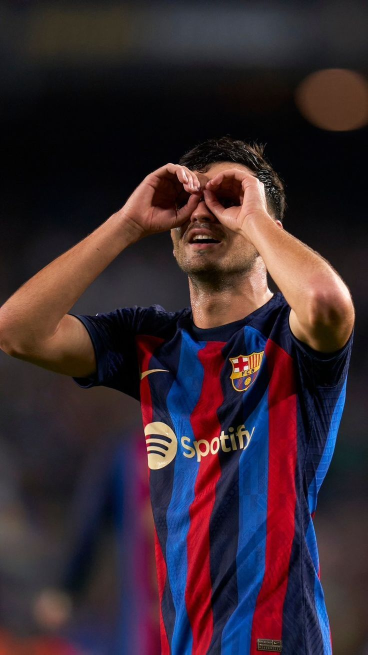
#> input picture newspaper/photos/Portada.jpg, 736 x 1309 px, given in place of LogoBajando.png, which was not available (shown at 1/2 size)
$ python -i generate_pdf_copy.py   (imports and definitions only)
#> lines starting #> are read from the running program, lines starting #| are printed output that depends on the picture; pictures that were not available may be replaced by others from this repository, and a replacement may not be noted
import os
from PIL import Image, ImageDraw, ImageFont
import requests
from bs4 import BeautifulSoup
from io import BytesIO
from src.utils.photo_utils import manager_photo
import json
from urllib.parse import urljoin

IMG_WIDTH = 1080
IMG_HEIGHT = 1350
# [320 lines left out: functions create_clasification_card_horizontal, is_valid_photo, download_player_image, get_cards_by_tipo, paste_center_background, draw_multiline_text and 3 more, not called in this run]
def create_logo(PATH_UTILS):
#> called with PATH_UTILS = '../../newspaper/photos/Portada.jpg'
    LOGO_PATH = "LogoBajando.png"
    image_path_logo = os.path.join(PATH_UTILS, LOGO_PATH)
    # --- 4. Pegar logo rotado ---
    MAX_LOGO_WIDTH = 575

    logo = Image.open(image_path_logo).convert("RGBA")

    # Escalar manteniendo proporción
    w, h = logo.size
#> w = 736; h = 1309
    scale = MAX_LOGO_WIDTH / w
#> scale = 0.781
    # Escalar manteniendo proporción
    w, h = logo.size
    scale = MAX_LOGO_WIDTH / w
    logo = logo.resize(
        (int(w * scale), int(h * scale)),
        Image.LANCZOS
    )
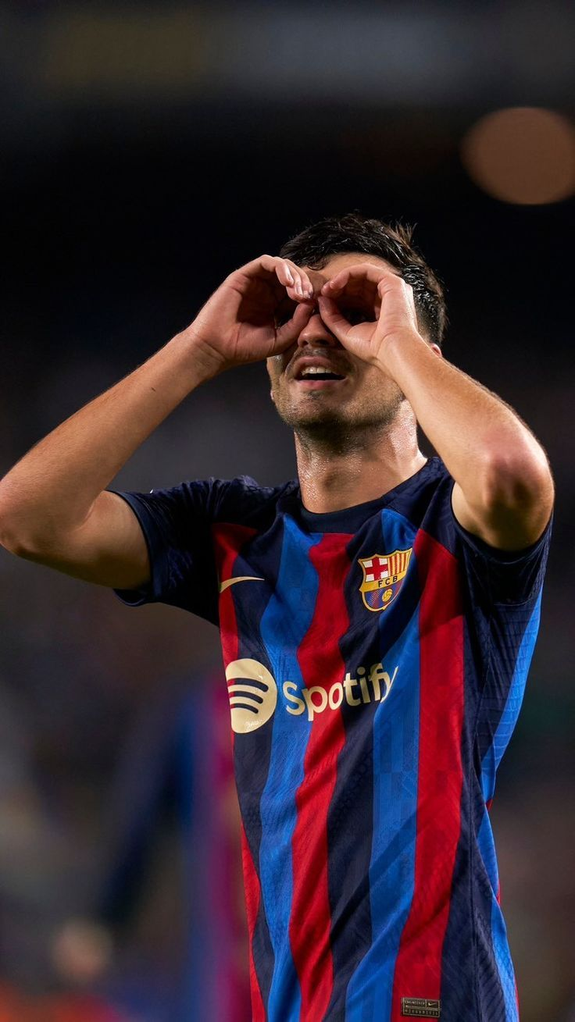
#> logo: PIL image 575x1022 RGBA; mean R, G, B, A 57.3, 41, 48.4, 255
    logo_rotado = logo.rotate(
    25,
    expand=True,
    resample=Image.BICUBIC
    )
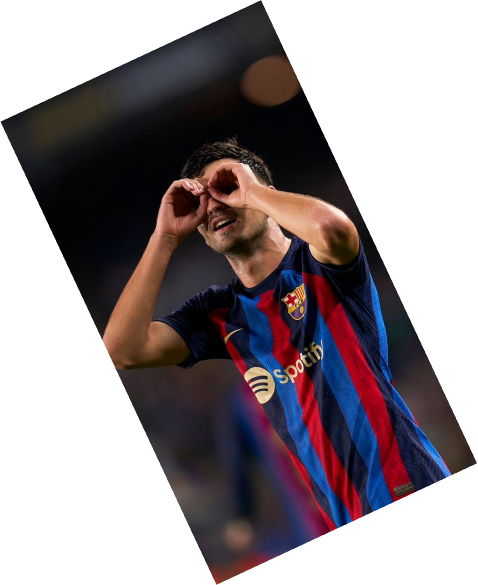
#> logo_rotado: PIL image 955x1170 RGBA (shown at 1/2 size); mean R, G, B, A 29.9, 21.3, 25.2, 134.1; transparent parts drawn white

    return logo_rotado
# [85 lines left out: functions create_botton, create_columns, create_pdf, not called in this run]

>>> result = create_logo('../../newspaper/photos/Portada.jpg')

$ run again, on newspaper/photos/Portada_Jornada.jpg
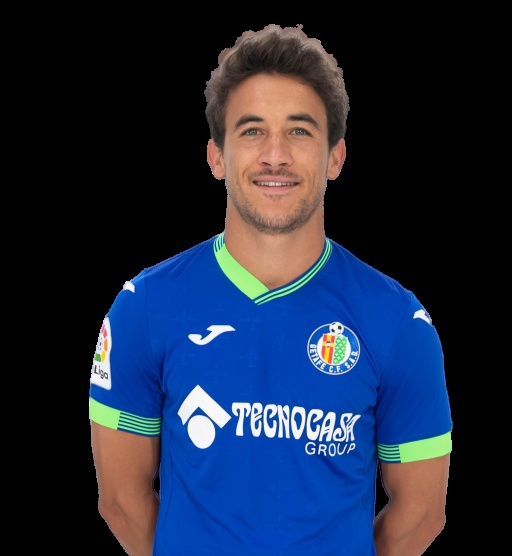
#> input picture newspaper/photos/Portada_Jornada.jpg, 512 x 556 px, given in place of LogoBajando.png, which was not available
#> in create_logo, `logo_rotado = logo.rotate( 25, expand=True, resample=Image.BICUBIC )`:
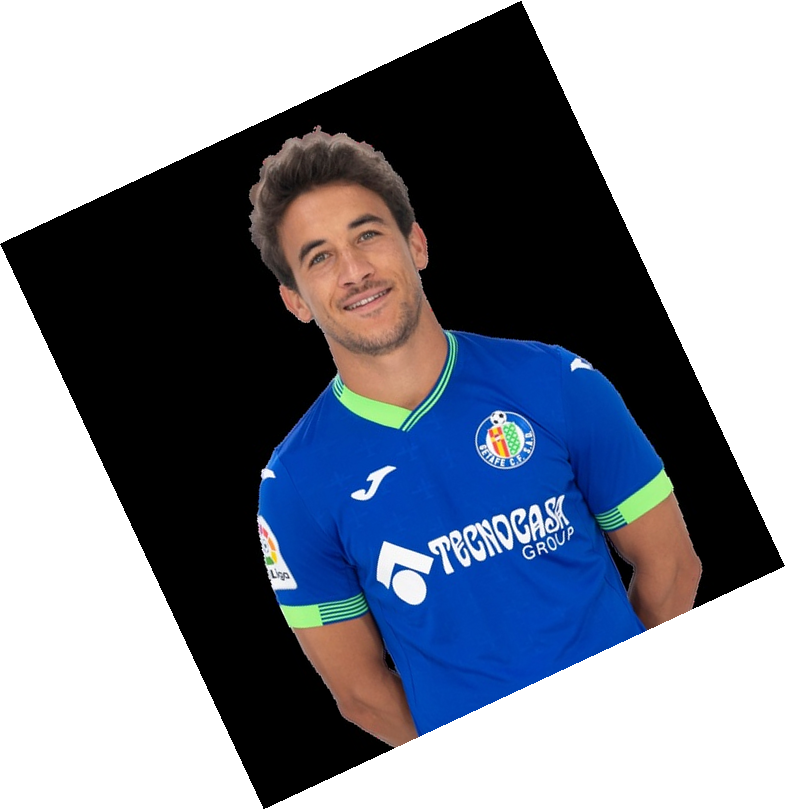
#> logo_rotado: PIL image 785x810 RGBA; mean R, G, B, A 17.4, 23.2, 36.3, 143.9; transparent parts drawn white
